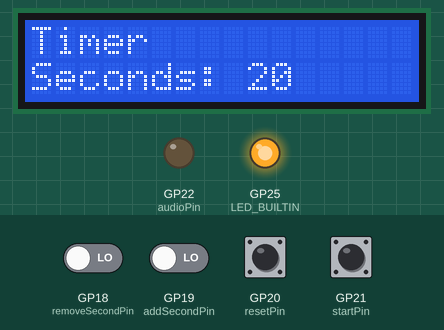
A sketch run on a simulated Raspberry Pi Pico. On the bench: 16×2 character LCD, output pins drawn as LEDs (lit = HIGH). The inputs (shaded band) are chosen by the test bench; at power-on: GP18 (removeSecondPin), GP19 (addSecondPin), GP20 (resetPin), GP21 (startPin) LOW. No radio packets arrive unless stated; what the sketch prints to the serial monitor is not drawn.

Above: at 1.2 s.
1.3 s: GP18 (removeSecondPin) driven HIGH
At 2.1 s:
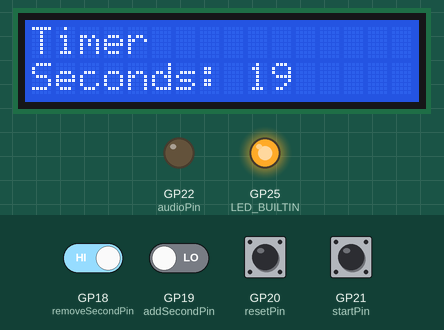
3.8 s: GP19 (addSecondPin) driven HIGH
At 6.7 s:
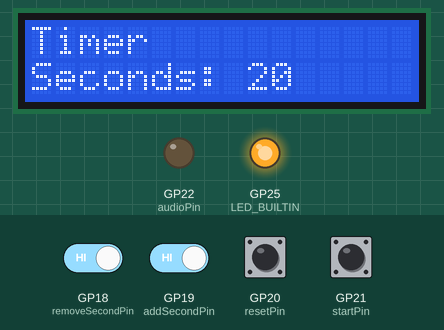
6.8 s: GP21 (startPin) pulled HIGH for 0.15 s
At 9.4 s:
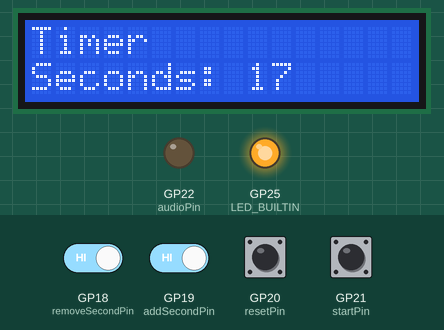
9.9 s: GP20 (resetPin) pulled HIGH for 0.15 s
At 10.7 s:
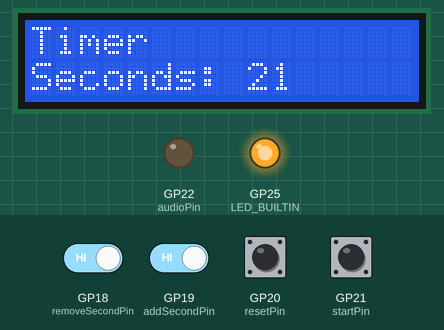
Timing chart, 0 to 12.9 s (numbered marks = the images above; inputs shaded):
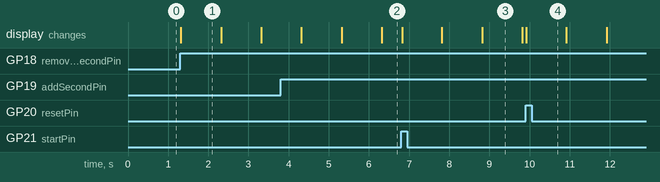

The sketch:

wireless_alarm_rece.ino
```cpp
#include <Wire.h>
#include <SPI.h>
#include <nRF24L01.h>
#include <RF24.h>
#include <LiquidCrystal_I2C.h>

#define CE_PIN 13
#define CSN_PIN 14
#define SCK_PIN   6
#define MISO_PIN  4
#define MOSI_PIN  7

const int startPin = 21;
const int resetPin = 20;
const int addSecondPin = 19;
const int removeSecondPin = 18;
const int audioPin = 22;

LiquidCrystal_I2C lcd(0x27, 16, 2);
RF24 radio(CE_PIN, CSN_PIN);

const uint64_t address = 0xF0F0F0F0E1LL;

int receivedData = 0;

bool isPaused = true;
bool isCounting = false;
bool isIdle = true;

int startCoolTime = 0;
int resetCoolTime = 0;
int incCoolTime = 0;
int decCoolTime = 0;

int totalTime = 20000;
int currentTime;
int startTime = 0;
int pausedTimeStart = 0;
int pausedTime = 0;
int elastedTime;

int displayTime;

void setup() {
  pinMode(LED_BUILTIN, OUTPUT);

  Serial.begin(9600);

  SPI.setSCK(SCK_PIN);
  SPI.setMISO(MISO_PIN);
  SPI.setMOSI(MOSI_PIN);

  pinMode(audioPin, OUTPUT);
  pinMode(startPin, INPUT);
  pinMode(resetPin, INPUT);
  pinMode(addSecondPin, INPUT);
  pinMode(removeSecondPin, INPUT);

  Wire.setSDA(16);
  Wire.setSCL(17);
  Wire.begin();

  lcd.begin(16, 2);
  lcd.backlight();
  lcd.print("Timer");

  if (!radio.begin()) {
    Serial.println("Error in nRF module");
  } else {
    radio.setChannel(30);
    radio.setDataRate(RF24_250KBPS);
    radio.setPALevel(RF24_PA_LOW);
    radio.openReadingPipe(1, address);
    radio.startListening();
    Serial.println("nRF24L01+ initialized successfully and listening");
  }

  Serial.println("Setup done");

}

void loop() {
  digitalWrite(LED_BUILTIN, HIGH);

  boolean startStop = digitalRead(startPin);
  boolean reset = digitalRead(resetPin);
  boolean addSecond = digitalRead(addSecondPin);
  boolean removeSecond = digitalRead(removeSecondPin);

  currentTime = millis();

  if(startStop) {
    startStopTimer();
  }
  if(reset) {
    resetTimer();
  }
  if(addSecond) {
    incTimer();
  }
  if(removeSecond) {
    decTimer();
  }

  if(isCounting) {
    if(!isPaused) {
      elastedTime = currentTime - startTime;
    }

    int remainingTime = totalTime - (elastedTime);
    displayTime = remainingTime / 1000;

  }
  else if(isIdle) {
    displayTime = totalTime / 1000;
  }


  printTime(displayTime);

  if(displayTime == 0) {
    reset = digitalRead(resetPin);

    while(!reset) {
      if(radio.available()) {
        radio.read(&receivedData, sizeof(receivedData));
        if(receivedData == 1) {
          reset = 1;
        }
      }

      digitalWrite(audioPin, HIGH);
      delay(250);
      digitalWrite(audioPin, LOW);
      delay(250);
    }

    resetTimer();
  }

}

void startStopTimer() {
  if(startCoolTime + 1000 <= currentTime) {
    if(isCounting) {
      if(isPaused) {
        pausedTime = currentTime - pausedTimeStart;
        startTime += pausedTime;
        isPaused = false;
      } else {
        pausedTimeStart = millis();
        isPaused = true;
      }
    } else {
      isCounting = true;
      isPaused = false;
      isIdle = false;
      startTime = millis();
    }

    startCoolTime = currentTime;
  }
}

void resetTimer() {
  if(resetCoolTime + 1000 <= currentTime) {
    isPaused = true;
    isCounting = false;
    isIdle = true;
    elastedTime = 0;

    resetCoolTime = currentTime;
  }
}

void incTimer() {
  if (isIdle && incCoolTime + 1000 <= currentTime) {
    totalTime += 1000;
    incCoolTime = currentTime;
  }
}

void decTimer() {
  if (isIdle && incCoolTime + 1000 <= currentTime) {
    totalTime -= 1000;
    incCoolTime = currentTime;
  }
}

void printTime(int display) {
  lcd.setCursor(0, 1);
  lcd.print("Seconds: ");

  if(display <= 0){
    lcd.print(0);
  }
  else{
    if(display < 10) {
      lcd.print("  ");
      lcd.setCursor(9, 1);
    }
    lcd.print(display);
  }
}
```

Measured:
- after the input at 1.3 s, the display: changes at once (image 1)
- what the display in image 3 shows lasts 1.0 s, from 8.8 s to 9.8 s
